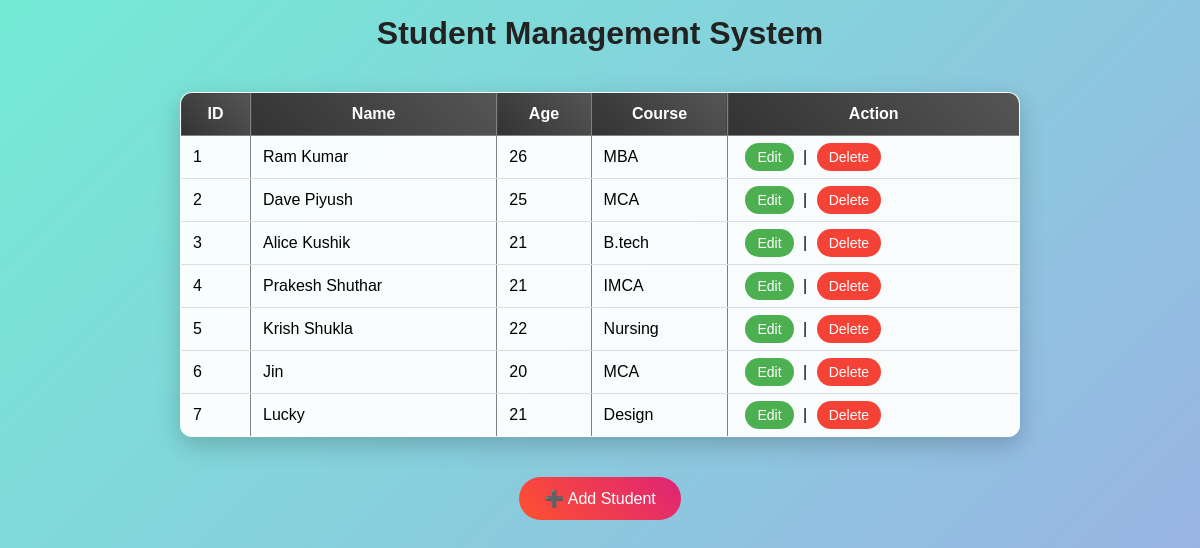
The page / on the database its author committed.
### tables this page shows
CREATE TABLE students(
            id INTEGER PRIMARY KEY AUTOINCREMENT,
            name TEXT,
            age INTEGER,
            course TEXT
        );

### app.py (the view)
@app.route('/')
def index():
    conn = sqlite3.connect('students.db')
    cur = conn.cursor()
    cur.execute("SELECT * FROM students")
    students = cur.fetchall()
    conn.close()
    return render_template('index.html', students=students)

### templates/index.html (shortened to what this page needs)
<!DOCTYPE html>
<html>
<head>
    <link rel="stylesheet" href="/static/style.css">
</head>
<body>
<h1>Student Management System</h1>
<table border="1">
    <tr>
        <th>ID</th>
        <th>Name</th>
        <th>Age</th>
        <th>Course</th>
        <th>Action</th>
    </tr>
    {% for s in students %}
    <tr>
    <td>{{ loop.index }}</td>
    <td>{{s[1]}}</td>
    <td>{{s[2]}}</td>
    <td>{{s[3]}}</td>
    <td>
        <a href="/edit/{{s[0]}}">Edit</a> |
        <a href="/delete/{{s[0]}}" onclick="return confirm('Are you sure?')">Delete</a>
    </td>
</tr>
    {% endfor %}
</table>
<a href="/add" class="add-btn">➕ Add Student</a>
</body>
</html>

### static/style.css (style rules this page uses)
body { font-family: 'Poppins', Arial, sans-serif; background: linear-gradient(135deg, #74ebd5, #9face6); margin: 0; display: flex; flex-direction: column; justify-content: center; align-items: center; min-height: 100vh; }
h1 { color: #222; margin-bottom: 20px; text-align: center; }
a { text-decoration: none; margin: 5px; padding: 6px 12px; border-radius: 20px; font-size: 14px; transition: 0.3s; }
table { margin: 20px auto; border-collapse: collapse; width: 70%; background: rgba(255, 255, 255, 0.95); border-radius: 12px; overflow: hidden; box-shadow: 0px 8px 25px rgba(0,0,0,0.2); }
th { background: linear-gradient(45deg, #333, #555); color: white; padding: 12px; }
td { padding: 12px; border-bottom: 1px solid #ddd; }
a[href*="edit"] { background: #4caf50; color: white; }
a[href*="delete"] { background: #f44336; color: white; }
.add-btn { display: inline-block; margin: 20px auto; padding: 12px 25px; border-radius: 30px; background: linear-gradient(45deg, #ff512f, #dd2476); color: white; font-size: 16px; transition: 0.3s; }
body { justify-content: flex-start; padding-top: 10px; }
h1 { margin-top: 5px; }

### rows shown on the page
students: name "Ram Kumar", age "26", course "MBA"
students: name "Dave Piyush", age "25", course "MCA"
students: name "Alice Kushik", age "21", course "B.tech"
students: name "Prakesh Shuthar", age "21", course "IMCA"
students: name "Krish Shukla", age "22", course "Nursing"
students: name "Jin", age "20", course "MCA"
students: name "Lucky", age "21", course "Design"
